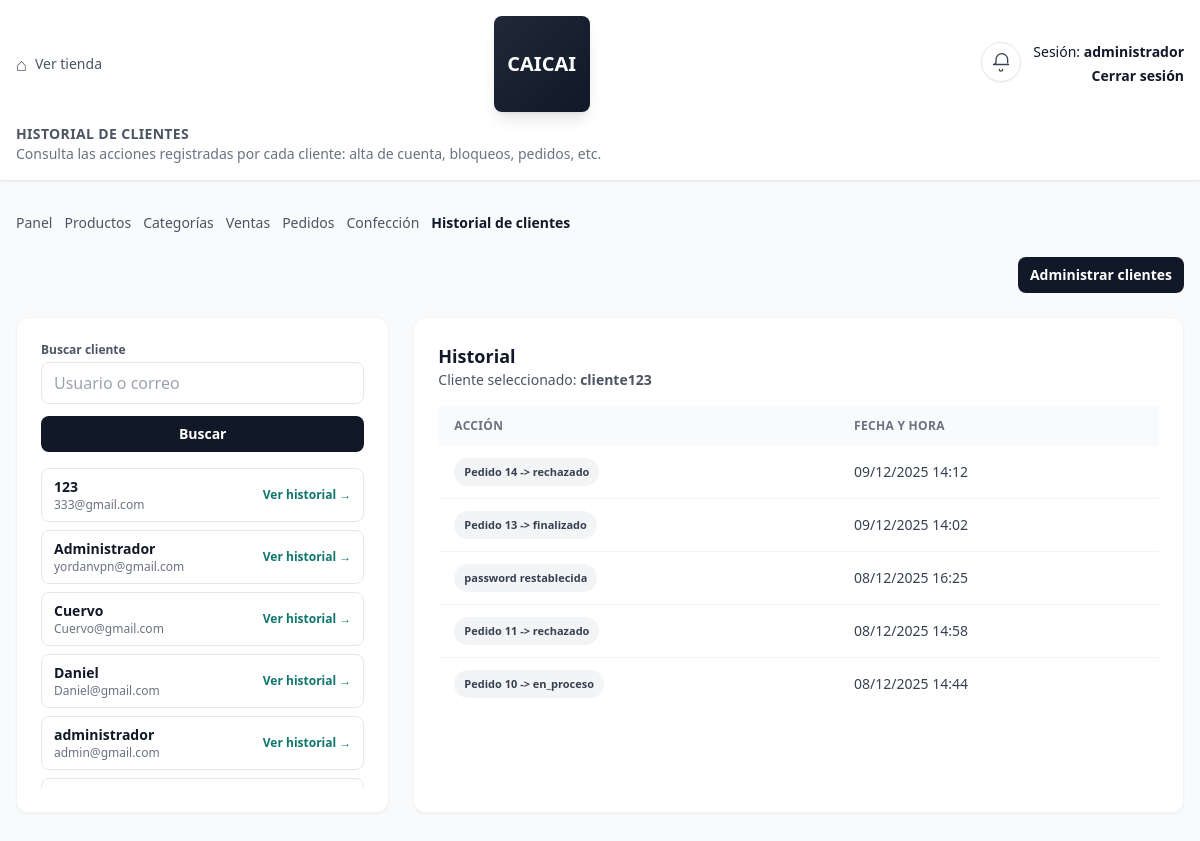
Page /panel/historial-clientes/?cliente=cliente123 (signed in) on the earlier database version.
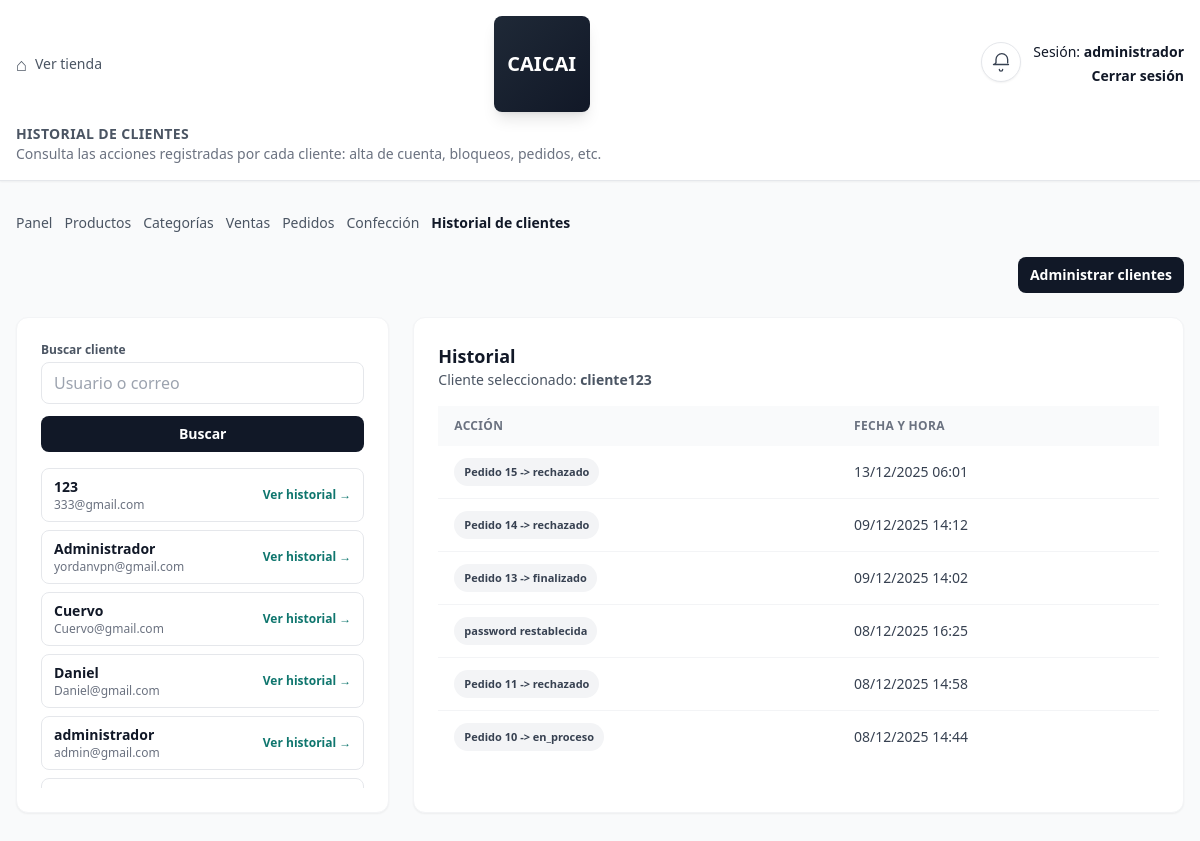
Same page on the later database version.
### core/models.py (models this page shows, shortened)
class Cliente(AbstractUser):
    direccion = models.CharField(max_length=255, blank=True, null=True)
    telefono = models.CharField(max_length=20, blank=True, null=True)
    bloqueado = models.BooleanField(default=False)

class HistorialCliente(models.Model):
    nombre = models.CharField(max_length=150)
    correo = models.EmailField()
    fecha = models.DateTimeField(auto_now_add=True)
    accion = models.CharField(max_length=50)

### core/decorators.py (the view)
    def wrapper(request, *args, **kwargs):
        if 'admin_id' not in request.session:
            return redirect('admin_login')
        return view_func(request, *args, **kwargs)

### core/views.py (called while the page is built)
def _low_stock_threshold(request):
    try:
        value = int(request.session.get('low_stock_threshold', getattr(settings, 'LOW_STOCK_THRESHOLD', 5)))
        return max(1, min(20, value))
    except (TypeError, ValueError):
        return 5

def _low_stock_products(threshold: int):
    qs = Producto.objects.filter(activo=True, stock__lte=threshold).annotate(nombre_display=F('nombre'))
    return list(qs)

def _low_stock_context(request):
    threshold = _low_stock_threshold(request)
    productos = _low_stock_products(threshold)
    return {
        'low_stock_products': productos,
        'low_stock_count': len(productos),
        'low_stock_threshold': threshold,
    }

### core/templates/core/historial_clientes.html (shortened to what the changed rows need)
<!DOCTYPE html>
<html lang="es">
<head>
  <script src="https://cdn.tailwindcss.com"></script>
</head>
<body class="bg-gray-50 text-gray-900">
  <header class="border-b shadow-sm bg-white">
    <div class="max-w-7xl mx-auto px-4 py-4 flex flex-col gap-3">
      <div class="flex items-center justify-between">
        <div class="flex items-start justify-end gap-3">
          <div class="text-right text-xs sm:text-sm">
            {% if user.is_authenticated %}
              <p>Sesión: <strong>{{ user.username }}</strong></p>
              <p class="mt-1">
                <a href="{% url 'logout_unificado' %}" class="hover:text-gray-700 font-semibold">Cerrar sesión</a>
              </p>
            {% elif request.session.admin_id %}
              <p>Sesión: <strong>Admin</strong></p>
              <p class="mt-1">
                <a href="{% url 'logout_unificado' %}" class="hover:text-gray-700 font-semibold">Cerrar sesión</a>
              </p>
            {% endif %}
          </div>
        </div>
      </div>
    </div>
  </header>
  <main class="py-8">
    <div class="max-w-7xl mx-auto px-4 space-y-6">
      <div class="grid grid-cols-1 lg:grid-cols-3 gap-6">
        <div class="bg-white rounded-xl shadow-sm border border-gray-100 p-5 sm:p-6">
          <div class="mt-4 space-y-2 max-h-80 overflow-y-auto">
            {% for c in clientes %}
              <div class="flex items-center justify-between px-3 py-2 border rounded-lg {% if selected_cliente == c.username %}bg-teal-50 border-teal-200{% else %}bg-white{% endif %}">
                <div>
                  <p class="text-sm font-semibold text-gray-900">{{ c.username }}</p>
                  <p class="text-xs text-gray-500">{{ c.email }}</p>
                </div>
                <a href="{% url 'historial_clientes' %}?cliente={{ c.username }}" class="text-xs font-semibold text-teal-700 hover:text-teal-800">
                  Ver historial →
                </a>
              </div>
            {% empty %}
              <p class="text-sm text-gray-500">No se encontraron clientes.</p>
            {% endfor %}
          </div>
        </div>
        <div class="lg:col-span-2 bg-white rounded-xl shadow-sm border border-gray-100 p-5 sm:p-6">
          <div class="flex items-center justify-between mb-4">
            <div>
              <h2 class="text-lg font-semibold">Historial</h2>
            </div>
          </div>
          {% if historial %}
            <div class="overflow-x-auto">
              <table class="min-w-full text-sm">
                <thead class="bg-gray-50 text-xs uppercase tracking-wide text-gray-500">
                  <tr>
                    <th class="px-4 py-3 text-left">Acción</th>
                    <th class="px-4 py-3 text-left">Fecha y hora</th>
                  </tr>
                </thead>
                <tbody class="divide-y divide-gray-100">
                  {% for h in historial %}
                    <tr>
                      <td class="px-4 py-3">
                        <span class="inline-flex px-2.5 py-1 rounded-full text-[11px] font-semibold bg-gray-100 text-gray-700">
                          {{ h.accion }}
                        </span>
                      </td>
                      <td class="px-4 py-3 text-gray-700">
                        {{ h.fecha|date:"d/m/Y H:i" }}
                      </td>
                    </tr>
                  {% endfor %}
                </tbody>
              </table>
            </div>
          {% else %}
            <p class="text-sm text-gray-500">No hay registros para mostrar.</p>
          {% endif %}
        </div>
      </div>
    </div>
  </main>
</body>
</html>

Differences in the rows shown:
added HistorialCliente: accion "Pedido 15 -> rechazado", fecha "13/12/2025 06:01"
